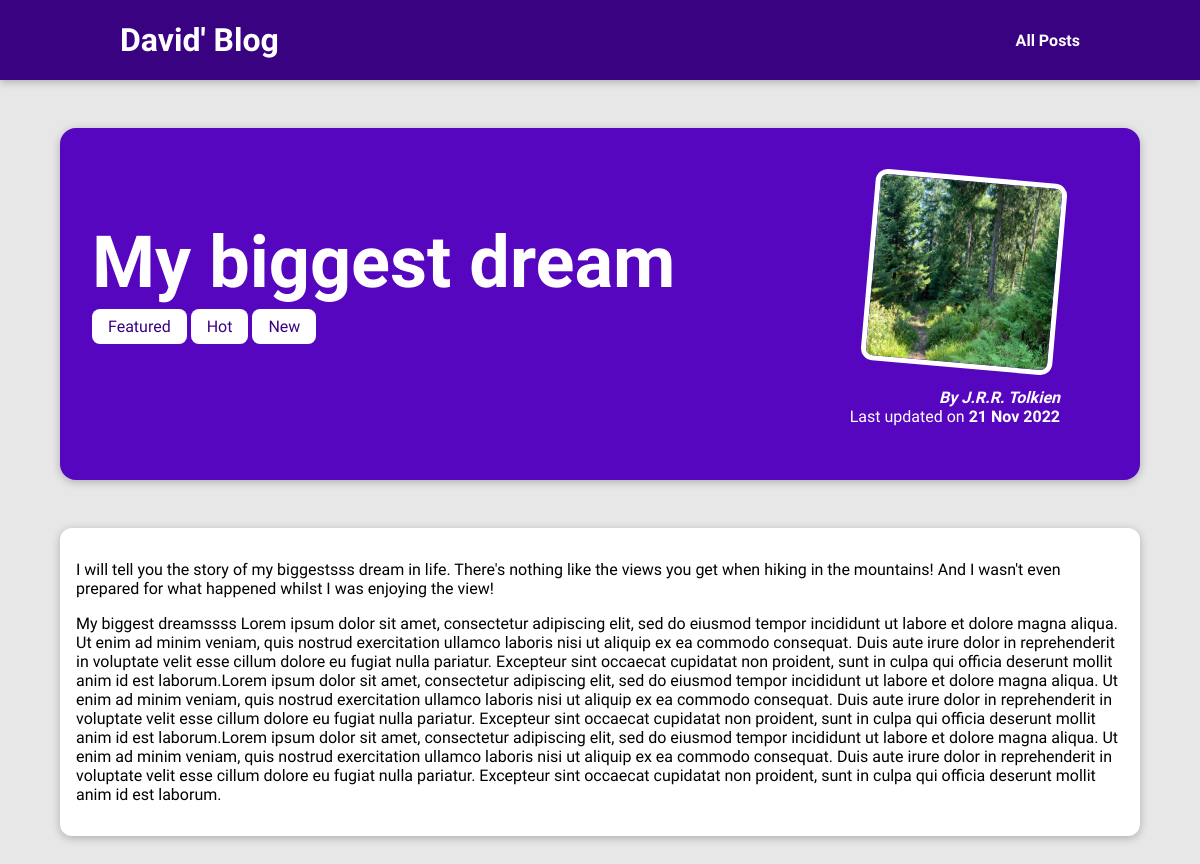
The page /posts/hike-in-the-mountains on the database its author committed.
### blog/models.py (models this page shows, shortened)
class Post(models.Model):
    title = models.CharField(max_length=100)
    image = models.CharField(max_length=200)
    author = models.ForeignKey(Author, on_delete = models.PROTECT, null = False)
    date = models.DateField( auto_now=False, auto_now_add=True)
    slug = models.SlugField(null=False,unique = True, db_index=True)
    excerpt = models.CharField(max_length=350)
    content = models.TextField(validators=[MinLengthValidator(10)])
    tags = models.ManyToManyField(Tag)

class Tag(models.Model):
    caption = models.CharField(max_length=25)

class Author(models.Model):
    first_name = models.CharField(max_length=100)
    last_name = models.CharField(max_length=100)
    email_address = models.EmailField()
    def __str__(self):
        return f"{self.first_name} {self.last_name} "

### blog/views.py (the view)
# urls.py: path("posts/<slug:slug>", views.single_post, name = "singpo")
def single_post(request,slug):
    identified_post = get_object_or_404(Post,slug=slug)
    return render(request, "blog/single_post.html", {
        "post": identified_post,
        "post_tags": identified_post.tags.all()
    })

### blog/templates/blog/single_post.html (shortened to what this page needs)
{% extends "base.html" %}
{% load static %}
{% block css_files %}
<link rel= "stylesheet" href="{% static "blog/single_post.css" %}"/>
{% endblock %}
{% block content %}
<section id="summary">
    <h2>{{post.title}}</h2>
    <div>
        {% for tag in post_tags%}
        <span class="tag">{{ tag.caption }}</span>
        {% endfor %}
    </div>
    <article>
    <img src="{% static "blog/images/"|add:post.image %}" alt="{{post.title}}"/>
    <address>By <a href="mailto:{{ post.author.email_address }}">{{post.author}}</a></address>
    <div>
        Last updated on <time>{{post.date|date:"d M Y"}}</time>
    </div>
    </article>
</section>
<main>
    <p>
        {{post.excerpt|linebreaks}}
    </p>
    <p>
        {{post.content|linebreaks}}
        </p>
    </main>
{% endblock%}

### static/styles.css (style rules this page uses)
* { box-sizing: border-box; }
html { font-family: 'Roboto Condensed', sans-serif; }
body { margin: 0; }
h1, h2, h3 { font-family: 'Roboto Condensed', sans-serif; font-weight: bold; }

### blog/static/blog/single_post.css (style rules this page uses)
body { background-color: #e7e7e7; }
#summary { margin: 8rem auto 3rem auto; padding: 2rem; width: 90%; max-width: 90rem; border-radius: 16px; background-color: #5706c0; position: relative; box-shadow: 0 2px 8px rgba(0, 0, 0, 0.25); height: 22rem; }
#summary h2 { color: white; font-size: 4.5rem; margin-bottom: 0.75rem; }
#summary article { position: absolute; top: 2rem; right: 3rem; padding: 1rem 2rem; border-radius: 12px; text-align: right; color: white; }
#summary article img { width: 12rem; height: 12rem; border-radius: 12px; transform: rotateZ(5deg); border: 5px solid white; margin-bottom: 1rem; }
#summary address { font-weight: bold; }
#summary a { color: white; text-decoration: none; }
#summary time { font-weight: bold; }
main { width: 90%; max-width: 90rem; margin: 3rem auto; background-color: white; padding: 1rem; border-radius: 12px; box-shadow: 0 2px 8px rgba(0, 0, 0, 0.25); }
.tag { background-color: white; color: #390281; padding: 0.5rem 1rem; border-radius: 8px; }

### rows shown on the page
Post: title "My biggest dream", image (picture), author "J.R.R. Tolkien", date "21 Nov 2022", excerpt "I will tell you the story of my biggestsss dream in life. There's nothing like the views you get when hiking in the mountains! And I wasn't even prepared for what happened whilst I was enjoying the view!", content "My biggest dreamssss Lorem ipsum dolor sit amet, consectetur adipiscing elit, sed do eiusmod tempor incididunt ut labore et dolore magna aliqua. Ut enim ad minim veniam, quis nostrud exercitation ullamco laboris nisi ut aliquip ex ea commodo consequat. Duis aute irure dolor in reprehenderit in voluptate velit esse cillum dolore eu fugiat nulla pariatur. Excepteur sint occaecat cupidatat non proident, sunt in culpa qui officia deserunt mollit anim id est laborum.Lorem ipsum dolor sit amet, consectetur adipiscing elit, sed do eiusmod tempor incididunt ut labore et dolore magna aliqua. Ut enim ad minim veniam, quis nostrud exercitation ullamco laboris nisi ut aliquip ex ea commodo consequat.…"
Tag: caption "Featured"
Tag: caption "Hot"
Tag: caption "New"
